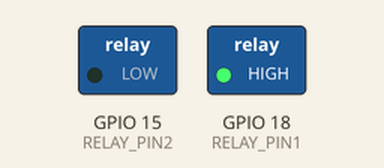
A program run on a simulated Raspberry Pi (BCM pin numbers). Parts: switched loads named in the program (green lamp = pin HIGH). Dashed ring = blinking. What the program prints to the terminal is not drawn.

Above: at 0.5 s.
Timing chart, 0 to 4.6 s (numbered marks = the images above):
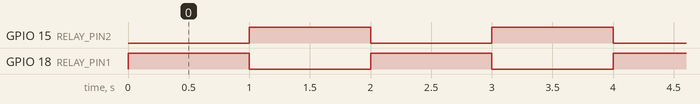

Measured:
- by itself, GPIO 15 (RELAY_PIN2), GPIO 18 (RELAY_PIN1): alternates HIGH for 1.0 s and LOW for 1.0 s

The program:

GPIO.py
```python
import RPi.GPIO as GPIO
import time

GPIO.setmode(GPIO.BCM)

RELAY_PIN1 = 18
RELAY_PIN2 = 15

GPIO.setup(RELAY_PIN1, GPIO.OUT)
GPIO.setup(RELAY_PIN2, GPIO.OUT)


try:

    while True:
        print("turning on relay 1")
        GPIO.output(RELAY_PIN1, GPIO.HIGH)

        GPIO.output(RELAY_PIN2, GPIO.LOW)

        time.sleep(1)

        print("turning on relay 2")
        GPIO.output(RELAY_PIN2, GPIO.HIGH)

        GPIO.output(RELAY_PIN1, GPIO.LOW)

        time.sleep(1)

except KeyboardInterrupt:
    print("Cleaning up GPIO")
    GPIO.cleanup()
```
